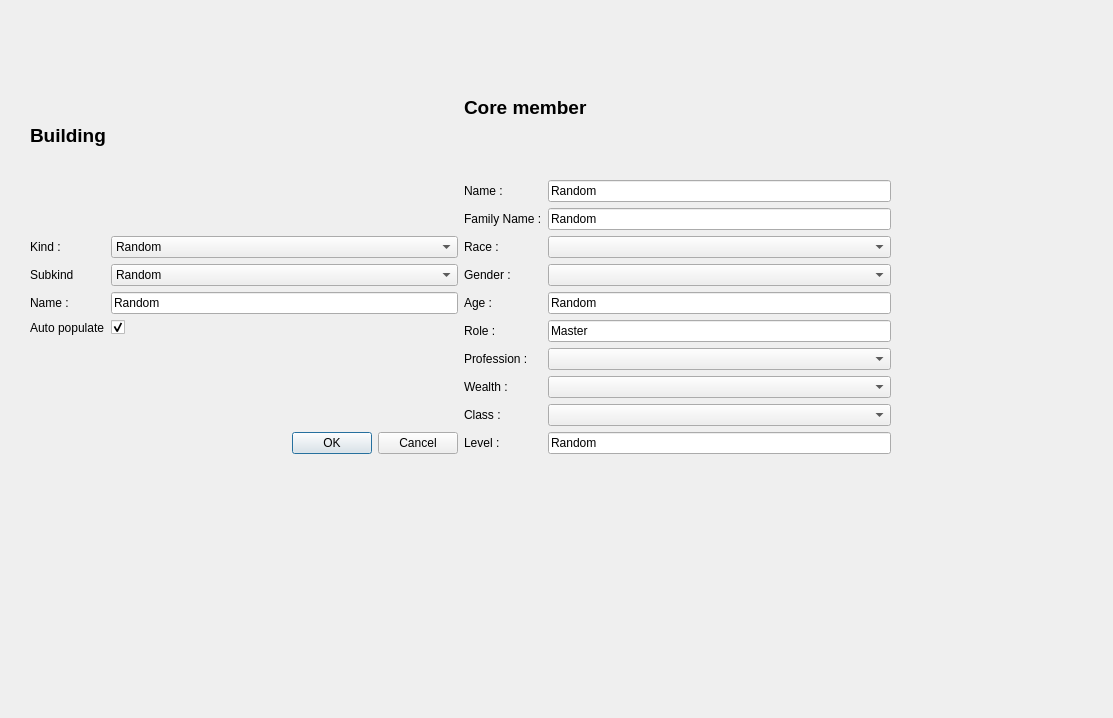
<?xml version="1.0" encoding="UTF-8"?>
<ui version="4.0">
 <class>Dialog</class>
 <widget class="QDialog" name="Dialog">
  <property name="geometry">
   <rect>
    <x>0</x>
    <y>0</y>
    <width>1113</width>
    <height>718</height>
   </rect>
  </property>
  <property name="windowTitle">
   <string>Dialog</string>
  </property>
  <widget class="QWidget" name="horizontalLayoutWidget">
   <property name="geometry">
    <rect>
     <x>30</x>
     <y>40</y>
     <width>861</width>
     <height>414</height>
    </rect>
   </property>
   <layout class="QHBoxLayout" name="horizontalLayout">
    <item>
     <layout class="QVBoxLayout" name="verticalLayout">
      <item>
       <widget class="QLabel" name="label">
        <property name="font">
         <font>
          <pointsize>14</pointsize>
          <weight>75</weight>
          <bold>true</bold>
         </font>
        </property>
        <property name="text">
         <string>Building</string>
        </property>
       </widget>
      </item>
      <item>
       <layout class="QFormLayout" name="formLayout">
        <item row="0" column="0">
         <widget class="QLabel" name="kindLabel">
          <property name="text">
           <string>Kind :</string>
          </property>
         </widget>
        </item>
        <item row="0" column="1">
         <widget class="QComboBox" name="kindComboBox">
          <item>
           <property name="text">
            <string>Random</string>
           </property>
          </item>
          <item>
           <property name="text">
            <string>House (Noble)</string>
           </property>
          </item>
          <item>
           <property name="text">
            <string>House (Bourgeois)</string>
           </property>
          </item>
          <item>
           <property name="text">
            <string>House (Commoner)</string>
           </property>
          </item>
          <item>
           <property name="text">
            <string>House (Farmer)</string>
           </property>
          </item>
          <item>
           <property name="text">
            <string>Shop (General)</string>
           </property>
          </item>
          <item>
           <property name="text">
            <string>Shop (Food)</string>
           </property>
          </item>
          <item>
           <property name="text">
            <string>Shop (Health)</string>
           </property>
          </item>
          <item>
           <property name="text">
            <string>Shop (Book)</string>
           </property>
          </item>
          <item>
           <property name="text">
            <string>Shop (Magic)</string>
           </property>
          </item>
          <item>
           <property name="text">
            <string>Shop (Luxery)</string>
           </property>
          </item>
          <item>
           <property name="text">
            <string>Shop (Ressource)</string>
           </property>
          </item>
          <item>
           <property name="text">
            <string>Workshop (Blacksmith)</string>
           </property>
          </item>
          <item>
           <property name="text">
            <string>Workshop (Tailor)</string>
           </property>
          </item>
          <item>
           <property name="text">
            <string>Workshop (Leatherwork)</string>
           </property>
          </item>
          <item>
           <property name="text">
            <string>Workshop (Woodwork)</string>
           </property>
          </item>
          <item>
           <property name="text">
            <string>Workshop (Other)</string>
           </property>
          </item>
          <item>
           <property name="text">
            <string>Castle (Keep)</string>
           </property>
          </item>
          <item>
           <property name="text">
            <string>Castle (Castle)</string>
           </property>
          </item>
          <item>
           <property name="text">
            <string>Religious (Shrine)</string>
           </property>
          </item>
          <item>
           <property name="text">
            <string>Religious (Monastery)</string>
           </property>
          </item>
          <item>
           <property name="text">
            <string>Religious (Church)</string>
           </property>
          </item>
          <item>
           <property name="text">
            <string>Religious (Cathedral)</string>
           </property>
          </item>
          <item>
           <property name="text">
            <string>Education (School)</string>
           </property>
          </item>
          <item>
           <property name="text">
            <string>Education (University)</string>
           </property>
          </item>
          <item>
           <property name="text">
            <string>Military (Barrack)</string>
           </property>
          </item>
          <item>
           <property name="text">
            <string>Military (Prison)</string>
           </property>
          </item>
          <item>
           <property name="text">
            <string>Military (Fortress)</string>
           </property>
          </item>
         </widget>
        </item>
        <item row="2" column="0">
         <widget class="QLabel" name="nameLabel">
          <property name="text">
           <string>Name :</string>
          </property>
         </widget>
        </item>
        <item row="2" column="1">
         <widget class="QLineEdit" name="nameLineEdit">
          <property name="text">
           <string>Random</string>
          </property>
         </widget>
        </item>
        <item row="3" column="0">
         <widget class="QLabel" name="autoPopulateLabel">
          <property name="text">
           <string>Auto populate</string>
          </property>
         </widget>
        </item>
        <item row="3" column="1">
         <widget class="QCheckBox" name="autoPopulateCheckBox">
          <property name="checked">
           <bool>true</bool>
          </property>
         </widget>
        </item>
        <item row="1" column="0">
         <widget class="QLabel" name="subkindLabel">
          <property name="text">
           <string>Subkind</string>
          </property>
         </widget>
        </item>
        <item row="1" column="1">
         <widget class="QComboBox" name="subkindComboBox">
          <item>
           <property name="text">
            <string>Random</string>
           </property>
          </item>
         </widget>
        </item>
       </layout>
      </item>
      <item>
       <widget class="QDialogButtonBox" name="buttonBox">
        <property name="orientation">
         <enum>Qt::Horizontal</enum>
        </property>
        <property name="standardButtons">
         <set>QDialogButtonBox::Cancel|QDialogButtonBox::Ok</set>
        </property>
       </widget>
      </item>
     </layout>
    </item>
    <item>
     <layout class="QVBoxLayout" name="verticalLayout_2">
      <item>
       <widget class="QLabel" name="label_2">
        <property name="font">
         <font>
          <pointsize>14</pointsize>
          <weight>75</weight>
          <bold>true</bold>
         </font>
        </property>
        <property name="text">
         <string>Core member</string>
        </property>
       </widget>
      </item>
      <item>
       <layout class="QFormLayout" name="formLayout_2">
        <item row="0" column="0">
         <widget class="QLabel" name="nameLabel_2">
          <property name="text">
           <string>Name :</string>
          </property>
         </widget>
        </item>
        <item row="0" column="1">
         <widget class="QLineEdit" name="coreNameLineEdit">
          <property name="text">
           <string>Random</string>
          </property>
         </widget>
        </item>
        <item row="1" column="0">
         <widget class="QLabel" name="familyNameLabel">
          <property name="text">
           <string>Family Name :</string>
          </property>
         </widget>
        </item>
        <item row="1" column="1">
         <widget class="QLineEdit" name="familyNameLineEdit">
          <property name="text">
           <string>Random</string>
          </property>
         </widget>
        </item>
        <item row="2" column="0">
         <widget class="QLabel" name="raceLabel">
          <property name="text">
           <string>Race :</string>
          </property>
         </widget>
        </item>
        <item row="2" column="1">
         <widget class="QComboBox" name="raceComboBox"/>
        </item>
        <item row="3" column="0">
         <widget class="QLabel" name="genderLabel">
          <property name="text">
           <string>Gender :</string>
          </property>
         </widget>
        </item>
        <item row="3" column="1">
         <widget class="QComboBox" name="genderComboBox"/>
        </item>
        <item row="4" column="0">
         <widget class="QLabel" name="ageLabel">
          <property name="text">
           <string>Age :</string>
          </property>
         </widget>
        </item>
        <item row="5" column="0">
         <widget class="QLabel" name="roleLabel">
          <property name="text">
           <string>Role :</string>
          </property>
         </widget>
        </item>
        <item row="6" column="0">
         <widget class="QLabel" name="professionLabel">
          <property name="text">
           <string>Profession :</string>
          </property>
         </widget>
        </item>
        <item row="6" column="1">
         <widget class="QComboBox" name="professionComboBox"/>
        </item>
        <item row="8" column="0">
         <widget class="QLabel" name="classLabel">
          <property name="text">
           <string>Class :</string>
          </property>
         </widget>
        </item>
        <item row="8" column="1">
         <widget class="QComboBox" name="classComboBox"/>
        </item>
        <item row="9" column="0">
         <widget class="QLabel" name="levelLabel">
          <property name="text">
           <string>Level :</string>
          </property>
         </widget>
        </item>
        <item row="9" column="1">
         <widget class="QLineEdit" name="levelLineEdit">
          <property name="text">
           <string>Random</string>
          </property>
         </widget>
        </item>
        <item row="4" column="1">
         <widget class="QLineEdit" name="ageLineEdit">
          <property name="text">
           <string>Random</string>
          </property>
         </widget>
        </item>
        <item row="7" column="0">
         <widget class="QLabel" name="wealthLabel">
          <property name="text">
           <string>Wealth :</string>
          </property>
         </widget>
        </item>
        <item row="7" column="1">
         <widget class="QComboBox" name="wealthComboBox"/>
        </item>
        <item row="5" column="1">
         <widget class="QLineEdit" name="roleLineEdit">
          <property name="text">
           <string>Master</string>
          </property>
          <property name="readOnly">
           <bool>true</bool>
          </property>
         </widget>
        </item>
       </layout>
      </item>
     </layout>
    </item>
   </layout>
  </widget>
 </widget>
 <resources/>
 <connections>
  <connection>
   <sender>buttonBox</sender>
   <signal>accepted()</signal>
   <receiver>Dialog</receiver>
   <slot>accept()</slot>
   <hints>
    <hint type="sourcelabel">
     <x>248</x>
     <y>254</y>
    </hint>
    <hint type="destinationlabel">
     <x>157</x>
     <y>274</y>
    </hint>
   </hints>
  </connection>
  <connection>
   <sender>buttonBox</sender>
   <signal>rejected()</signal>
   <receiver>Dialog</receiver>
   <slot>reject()</slot>
   <hints>
    <hint type="sourcelabel">
     <x>316</x>
     <y>260</y>
    </hint>
    <hint type="destinationlabel">
     <x>286</x>
     <y>274</y>
    </hint>
   </hints>
  </connection>
 </connections>
</ui>
